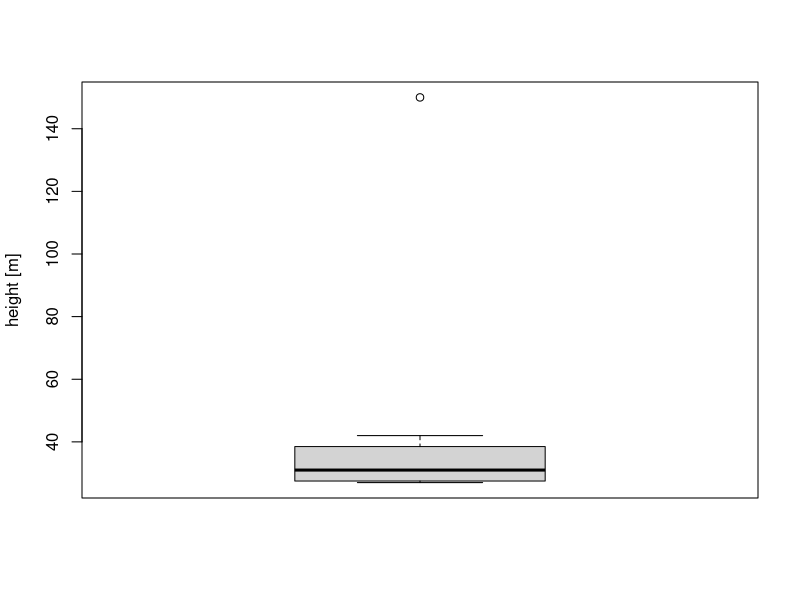
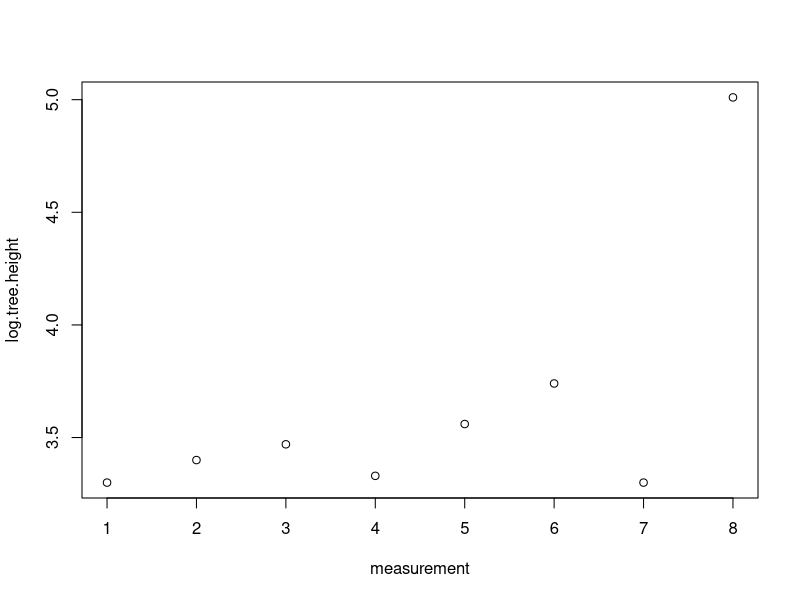
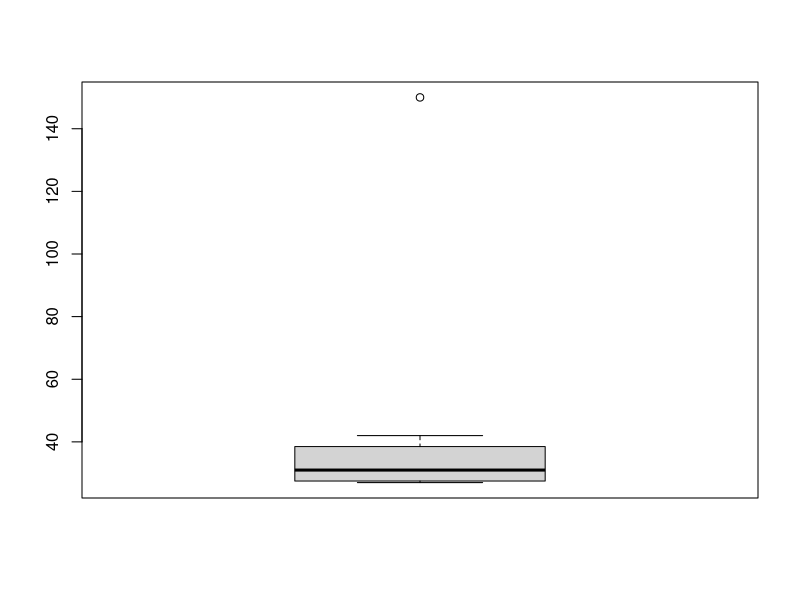
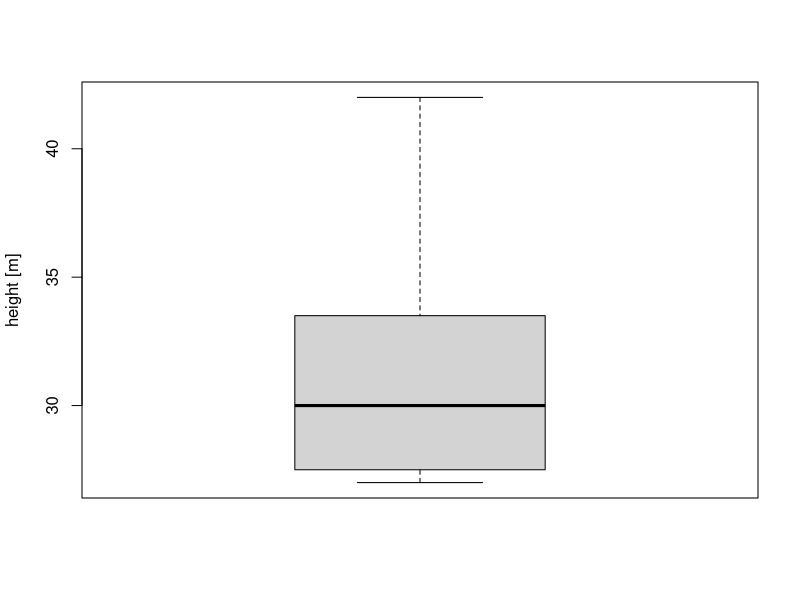
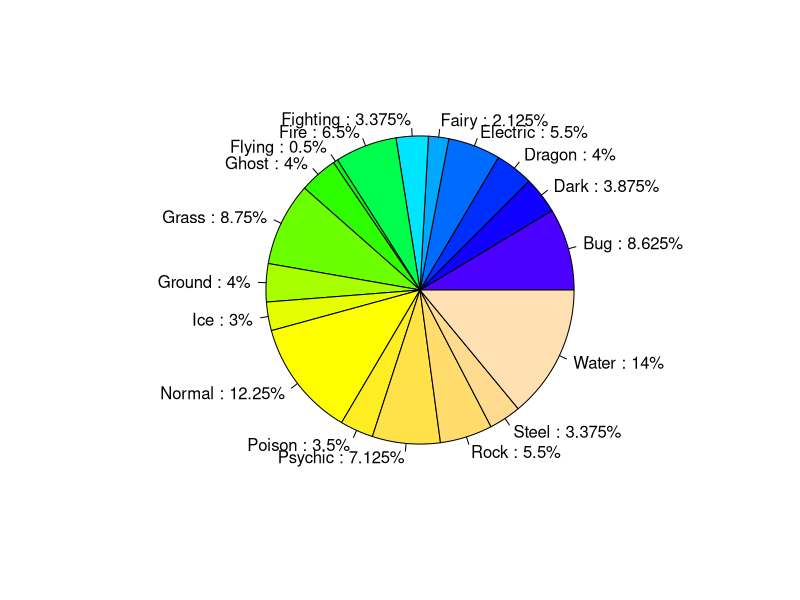
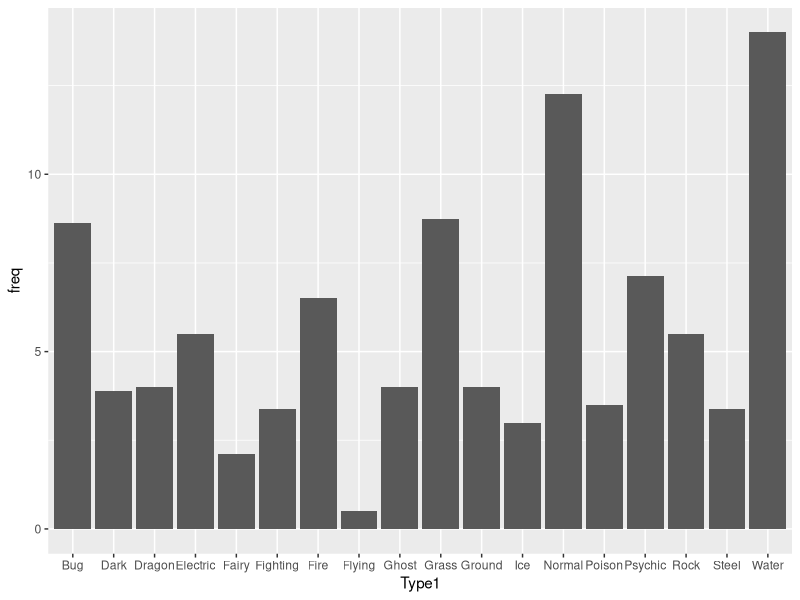
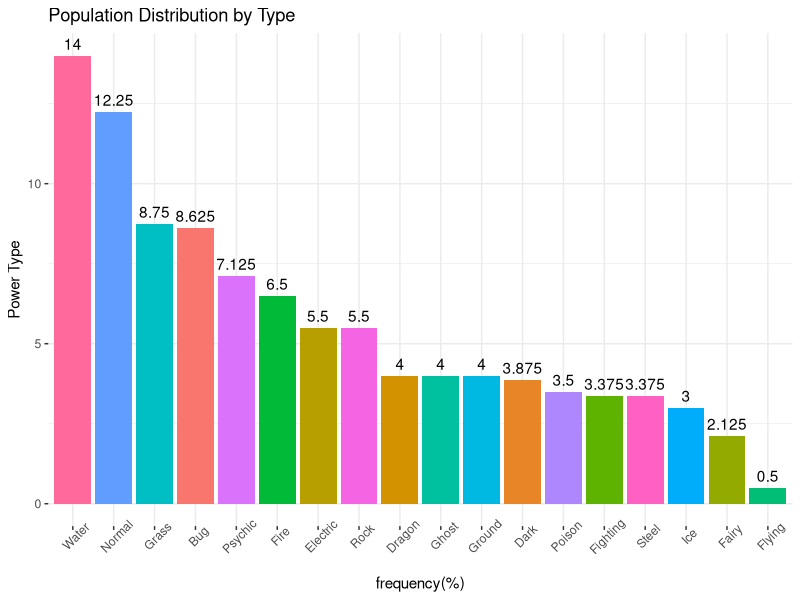
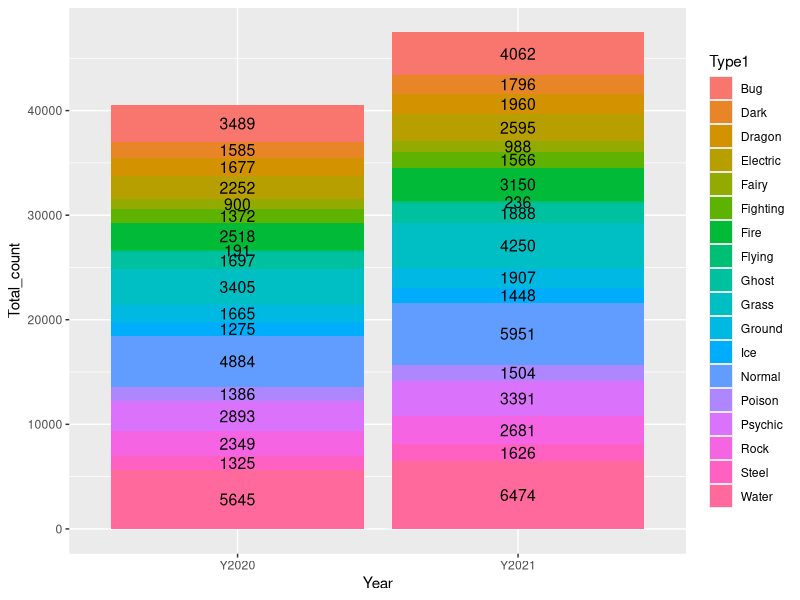

R code for these plots, in order:
#Setup---
# https://librarysearch.stir.ac.uk/discovery/fulldisplay?docid=alma991004705879706861&context=L&vid=44UST_INST:VU1&lang=en&search_scope=ALMA_NO_JOURNALS&adaptor=Local%20Search%20Engine&tab=LibraryCatalog&query=any,contains,r%20ecology&offset=0
# file:///C:/Users/tmaso/OneDrive/Msc%20Environmental%20Management/R/Lakicevic2020_Book_IntroductionToRForTerrestrialE.pdf

library(tidyverse)
library(dplyr)
library(ggplot2)
library(reshape)
library(vegan)
install.packages("vegan")

#Creating vectors----
id<-1:12
species<-paste("Species", 1:12)
size<-c(50,25,30,45,2,70,22,20,10,45,22,56)
altitude<-c(rep("0-500",2), rep("501-1000",3), rep("1001-1500",5), rep("0-500",2))
protection<-c(rep(T, each=5), rep(F, each=7))

# create DF
df<-data.frame(id, species, size, altitude, protection)
df
View(df)

# subsetting data----
df_subset<-subset(df,size>=50)
View(df_subset)

# multiple criteria subset
subset(df, size>10 &(altitude=="0-500"|altitude=="501-1000")&protection==T)

#removing elements from a dataframe
  #remove a row
df[-12,] # removes 12th row
df[-c(1:7,10),] #removes 1 to 7 and 10

#remove cols based on name
subset(df,select = -c(altitude,protection))

#remove cols and rows at the same time
df[-(2:9),-c(1,3)] #removes rows 2 to 9 and rows 1 and 3df
# to keep only cols 1 and 3, just remove the "-" before "c"

#Adding elements to a data frame----
# This will add the year 2018, 2019 repeated 6x
year<-c(rep(2018:2019,6))

#append to the DF
cbind(df,year) #or
data.frame(df,year)

#Merge DF's----

# COLUMNS
  #create new df to merge 
df.category<-data.frame(id=1:12,category=c("a","b","c"))
df.category
  # merge
merge(df,df.category,by="id")

# ROWS
df.row<-apply(df,2,min) #this row contains the lowest value in each column
df.row
#this creates 1 row, it can be added using rbind
rbind(df,df.row)

# or as a list, create the list
row.list<-list(15,"species 8",28,"501-1000",T)
row.list
#bind it
rbind(df[1:3,],row.list) #this binds it with only entries 1,3 for example

# OPERATIONS----

#cut function
size.group<-cut(df$size,breaks=3,
                labels = c("small","medium","large"))
size.group
cbind(df,size.group)
# in this example R auto-defines small, med and large
  # but we can define our own thresholds
size.group2<-cut(df$size,breaks=c(0,30,100), #2 groups are make <=30 and bwteen 30-100.
                 labels=c("regular","remarkable"))
size.group2
cbind(df,size.group2)

#Manipulating the dataframe----

  #find max population size for protected species
protected<-subset(df,protection==T)
max(protected$size)
protected

  #count species with protected status
length(which(df$protection==T))
    # and in a specific range
length(which(df$protection==T & df$altitude=="0-500"))

  #max pop size in each range
df3<-aggregate(df$size,by=list(altitude),FUN=max)
df3
   #name the columns
names(df3)<-c("altitude","max pop size")
   #reorder the data
df3[order(df3$`max pop size`),]

#calculate avg pop size by protection status
df4<-aggregate(df$size,by=list(protection),FUN=mean)
names(df4)<-c("protection","avg pop size")
df4

#MISSING DATA----
  # for demo, replace pop sizes of 45 with NA
df$size[df$size==45]<-NA
df.na<-df
df.na

# NA data means tha certain sums will not work, for example
sum(df$size)
# NA values need to be replaced
sum(df$size,na.rm=T)
  # na remove sums up all the values excluding NA

# in order to list all rows with NA (missing data)
df[!complete.cases(df),]

#Replacing missing values----
#Creating a vector with complete cases
size.complete<-df$size[complete.cases(df$size)]
size.complete
#Finding a mode value for complete cases
size.complete<-factor(size.complete)
mode<-rev(sort(summary(size.complete)))
mode<-mode[1]
mode
#Filling missing elements with the mode value
df$size[!complete.cases(df$size)]<-22
df$size
df # NA's have been placed with 22

#Finding the median value of complete cases
median<-median(df$size, na.rm=T)
median
#Filling missing elements with the median value
df$size[!complete.cases(df$size)]<-median
df$size
df # NA's have been placed with 22

# "Safe" NA threshold----
  #There is a conventional threshold regarding the number 
  #of missing values in a row or column that should be taken 
  #into account. If we have large datasets, a threshold of 5% 
  #missing values is considered “safe.” 
  #For cases in which there are more than 5% missing values, 
  #it is recommended to discard that column or row from the data

#Checking percentage of missing elements in a column
per.missing<-function(x){sum(is.na(x))/length(x)*100}
apply(df.na, 2, per.missing)
# we have 16% data NA. This a big issue because this is a small dataset

#Checking percentage of missing elements in a row
miss.rows<-apply(df.na, 1, per.missing)
cbind(id, miss.rows)
  # shows that 20% of elements have missing data in THE ROW
   # 1 column out of 5


#OUTLIER DATA----
# transforming outliers----

#Measured height of poplar trees [meters]
tree.height.meters<-c(27,30,32,28,35,42,27,150)
  # here we have outlier data of 150
boxplot(tree.height.meters, ylab = "height [m]")
  # if we think the outlier is invalid we can just remove it, but if it valid
  # we can log-transform the data
#Transforming values using log funtion
log.tree.height<-log(tree.height.meters)
log.tree.height<-round(log.tree.height,2)
log.tree.height
#Plotting transformed values
plot(log.tree.height, xlab="measurement")

# We can ise this ^ to compare the inital and logtransformed data to show the effect
#Creating a matrix (initial and transformed values)
it<-matrix(c(tree.height.meters,log.tree.height), ncol=2, byrow=F)
colnames(it)<-c("initial", "transformed")
it
#Defining multiple functions
multi.fun <- function(x) {c(mean = mean(x),
            median = median(x), sd = sd(x))}
#Apply multiple functions
apply(it,2, multi.fun)

# removing outliers----
initial<-tree.height.meters # first, rename the dataset in question
rm.out<-initial[!initial%in%boxplot(initial)$out]
rm.out
# now the boxplot is reasonable
boxplot(rm.out, ylab="height [m]")
# with SUMMARY i can pull descriptive data
summary(rm.out)

# BASIC ECOLOGICAL ANALYSIS----
getwd()
list.files()
pdata<-read.csv("pdtest.csv")
pdata$Type1<-pdata$Type.1
pdata<-select(pdata,-Type.1)
View(pdata)
dim(pdata)
str(pdata)
unique(pdata$`Type1`)

# create a new DF subset for all Fire Types
fire<-subset(pdata,`Type1`=="Fire")
View(fire)

# back to pdata, make Type 1 a factor
pdata$`Type1`<-factor(pdata$`Type1`)
summary(pdata$`Type1`) # see totals per Type1

#calculate biological spectrum
biospec<-prop.table(summary(pdata$'Type1'))*100
biospec# results are as a %
biospec[rev(order(biospec))] # this orders HI-LOW
# transform the results into a matrix!
biospec<-as.matrix(biospec)
labels<-paste(c(rownames(biospec)),":",
              biospec[,1])
labels<-paste(labels,"%",sep="")
#pie
pie(biospec,labels=labels,col=topo.colors(18))

typechart<-pdata %>% 
  count(Type1) %>% 
  mutate(freq=n/sum(n)*100) %>% 
  arrange(desc(freq))

# DPLYR CAN ALSO WORK OUR PROPORTION WITHOUT SUBSETTING----
pdata %>%
  group_by(Type1)%>%
  summarize(n=n())%>%
  mutate(freq=n/sum(n)*100)
# or BETTER BECAUSE DECIMALS ARE EQUAL!!!

View(typechart)
# Then chart
ggplot(typechart,aes(Type1,freq))+
  geom_col()
# order and formatting
ggplot(typechart,aes(reorder(Type1,-freq,sum),freq,fill=Type1))+
  geom_col()+
  geom_text(aes(label=freq),vjust=-0.5)+
  labs(x="frequency(%)",
       y = "Power Type",
       title = "Population Distribution by Type")+
  theme(legend.position = "none",
        axis.text.x = element_text(angle=45),
        panel.background = element_blank(),
        panel.grid = element_line(colour="grey92"))

#YOY proportional changes----
  # expand the data set with count data for 2 years
pdata2<-pdata
dim(pdata2)
pdata2$Y2020<-rnorm(800,50,10)
pdata2$Y2020<-round(pdata2$Y2020,0)
pdata2$Y2021<-rnorm(800,60,10)
pdata2$Y2021<-round(pdata2$Y2021,0)

# now mark the changes using MUTATE + IFELSE
pdata3<-pdata2 %>% 
  mutate(change = ifelse(pdata2$Y2020==pdata2$Y2021,"no change",
                         ifelse(pdata2$Y2020<pdata2$Y2021,"increase",
                                "decrease")))
View(pdata3)

# count the types of change
pdata3 %>% count(change)
# stacked bar to compare YOY
#To graphically present the number of species in 2014 and 2019, we create two different plots: 
#stacked and grouped bar. When defining values to be placed on the x and y axes, we need to have 
#unique values, so we cannot specify two different columns to be printed on the y axis. Therefore, we 
#need to make some adjustments to the data frame df before printing the results. In fact, we need to 
#create a new data frame with one column showing the number of individuals in which the first half of 
#rows show the number of individuals in 2014 and then the second half the number in 2019. This transformation is easily done with the function “melt” from the package “reshape”:

#DPLYR gather and spread can be used----
pdatagather<-pdata2 %>% 
  gather(key="Year",value="Sightings",3:4)

# summary stats (individual pokemon too many data)
pdsum<-pdatagather %>% 
  group_by(Type1,Year) %>% 
  summarize(Total_count = sum(Sightings))
#chart
pdsum %>% 
  ggplot(aes(Year,Total_count,fill=Type1))+
  geom_bar(stat = "identity")+
  geom_text(aes(label=Total_count),size=4,
            position=position_stack(vjust=0.5))
  
# now to show the % share of each Type per year
pdsum<-pdsum %>% 
group_by(Year) %>% 
  mutate(percent = Total_count/sum(Total_count)*100)
pdsum$percent<-round(pdsum$percent,2)
# chart
pdsum %>% 
  ggplot(aes(Year,percent,fill=Type1))+
  geom_bar(stat = "identity")+
  geom_text(aes(label=percent),size=4,
            position=position_stack(vjust=0.5))

# data can be shown as a grouped bar
pdsum %>% 
  ggplot(aes(Type1,Total_count,fill=Year))+
  geom_bar(stat="identity",position="dodge")+
  geom_text(aes(label=Total_count),
            position=position_dodge(width=0.9),vjust=-0.5,size=3)+
  scale_y_continuous(expand = expansion(mult = c(0, .1))) # Tip: remove x-ax gap----
  # and the percentage
pdsum %>% 
  ggplot(aes(reorder(Type1,-percent,sum),percent,fill=Year))+ #ordered by hi-low-2021
  geom_bar(stat="identity",position="dodge")+
  geom_text(aes(label=percent),
            position=position_dodge(width=0.9),vjust=-0.5,size=3)+
  scale_y_continuous(expand = expansion(mult = c(0, .1)))+
  labs(x="Type",y="Percentage of all types in given year")

#facet wrapping
  # split by species YOY
pdsum %>% 
  ggplot(aes(Year,percent,fill=Year))+
  geom_bar(stat="identity")+
  facet_wrap(~Type1)

# split by year species
pdsum %>%
  ggplot(aes(Type1,percent,fill=Type1))+
  geom_bar(stat="identity")+
  facet_wrap(~Year)

# that is a bit crowded, we can subset in the ggplot to make it nicer
ggplot(subset(pdsum,Type1 %in% c("Dark","Dragon","Ghost","Poison","Psychic")),aes(Type1,percent,fill=Type1))+
  geom_bar(stat="identity")+
  facet_wrap(~Year)

# BIODIVERSITY INDICES----
  # alpha indices measure species in a particular area
  # beta indices compare similarities between different areas

# Shannon and Simpson indices
  # calculating in base R----

# ! SHANNON INDEX----
  # p.i = proportion  of species (i)n the community
  # s = total number of species in the community
# calculate  p
p<-round(prop.table(typechart$n),3)
# add p to the dataframe
typechart<-cbind(typechart,p)
# calculate In(p)
in.p<-round(log(x=p),3)
# add in(p) to the dataframe
typechart<-cbind(typechart,in.p)
# multiply p * in.p, add column to the dataframe
typechart<-cbind(typechart, multipl=round(p*in.p,3))
typechart
# To calculate the Shannon index: 
  # sum the values in the column “multipl” 
    #and multiply it by -1
shannon<-sum(typechart$multipl)*(-1)
  # result = 2.716
# index usually ranges between 1.5-3.5
  # index above 3.5 and 4 suggests high biodiversity

# ! SIMPSON INDEX----
  # p.i = proportion  of species (i)n the community
  # s = total number of species in the community
# calculate  p
p<-round(prop.table(typechart$n),3)
# calculate p * p
p2<-round(p*p,3)
# To calculate Simpson index:
simpson<-1-sum(p2)
simpson
# index ranges 0 - 1 (1 is higher biodiversity)

  # calculating using VEGAN package----

# data prep
  # here i have done SUBSET & SPREAD to transform the data
pdsum2<-pdsum %>% 
  select(Type1,Year,Total_count) %>% 
  filter(Type1 %in%c("Dark","Dragon","Ghost","Poison","Psychic")) %>% 
  group_by(Year) %>% 
  spread(key="Type1",value="Total_count")
# I have to rename the rows to be the years
pdsum2<-pdsum2 %>% 
  remove_rownames %>% 
  column_to_rownames(var="Year")

# ! RICHNESS----
  # is an ALPHA biodiversity index (Fedor and Zvaríková 2019)
#Calculating the richness
fun.1<-function(x){sum(x>0)} 
richness<-apply(pdsum2, 1, FUN=fun.1)
richness
# result shows that there are 5 species found in each group (in this case, each year)

# ! VEGAN SHANNON INDEX----
  # command "for" makes a loop
#Calculating the Shannon index
for (pdsum2.row in 1:2)
{shannon<- matrix(diversity(pdsum2[,], index = "shannon"))} 
shannon<-round(shannon,3)
shannon
#rename rows and cols
row.names(shannon)<-row.names(pdsum2) 
colnames(shannon)<-"Shannon"

# ! VEGAN SIMPSON INDEX----
#Calculating the Simpson index
for (pdsum2.row in 1:2)
{simpson<- matrix(diversity(pdsum2[,], index = "simpson"))} 
simpson<-round(simpson,3)
simpson
#rename rows and cols
row.names(simpson)<-row.names(pdsum2) 
colnames(simpson)<-"Simpson" 

# All 3 can be assembled
indices<-cbind(shannon,simpson,richness)
indices<-data.frame(indices)
indices

# TASK----
  # create the 3 indices for all the pokemon types
    # new DF with unique count of pokemon per type
      #use pdata2 as the base
